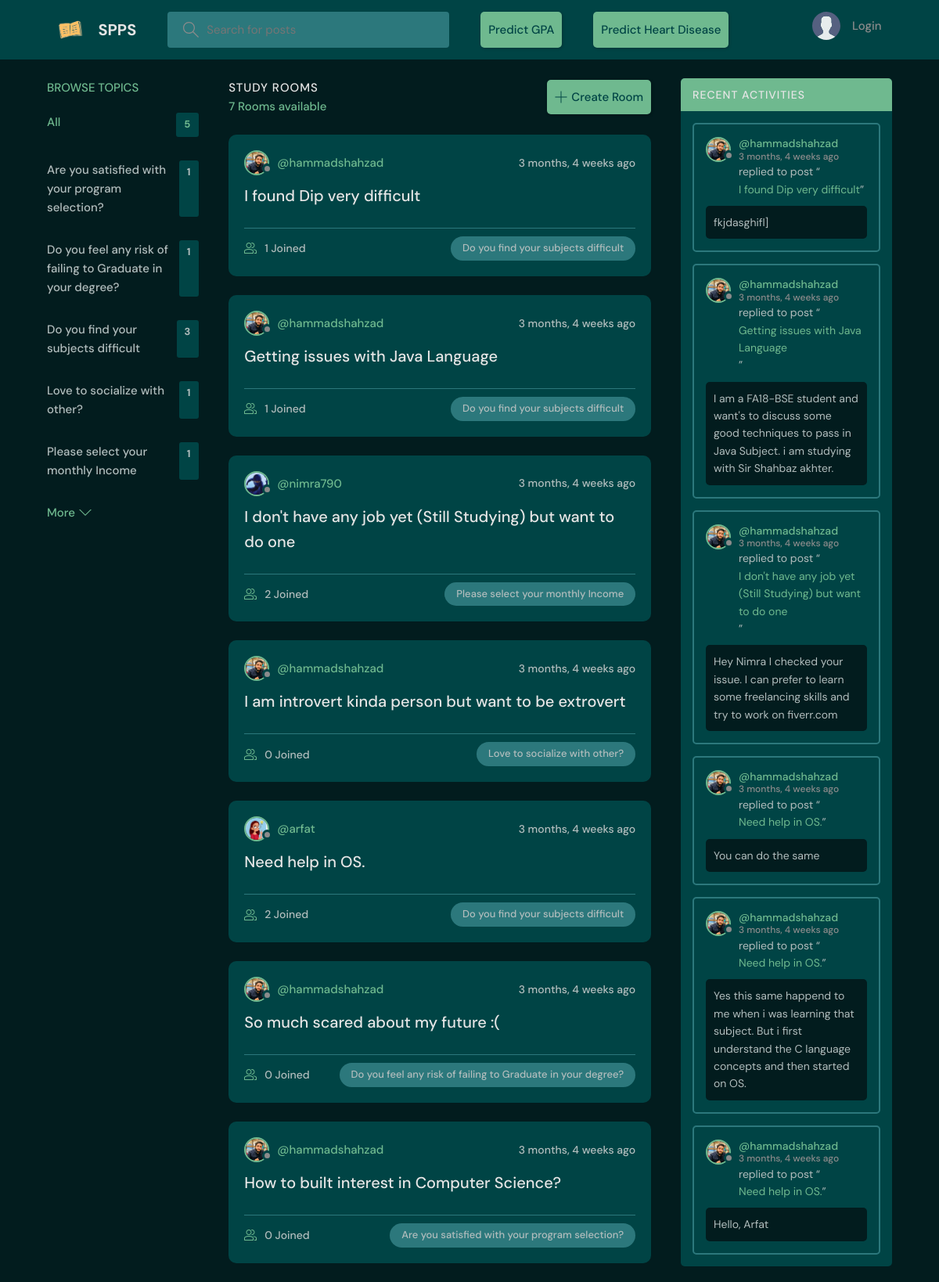
The page / on the database its author committed.
### base/models.py (models this page shows, shortened)
class Topic(models.Model):
    name = models.CharField(max_length=200)

class Room(models.Model):
    host = models.ForeignKey(User, related_name='rooms', on_delete=models.SET_NULL, null=True)
    topic = models.ForeignKey(Topic, related_name='rooms', on_delete=models.SET_NULL, null=True)
    name = models.CharField(max_length=200)
    description = models.TextField(blank=True , null=True)
    participants = models.ManyToManyField(User, related_name="participants")
    updatedAt = models.DateTimeField(auto_now=True)
    createdAt = models.DateTimeField(auto_now_add=True)
    class Meta:
        ordering =['-updatedAt', '-createdAt']
    def __str__(self):
        return self.name

class User(AbstractUser):
    name = models.CharField(max_length=200, null=True)
    email = models.EmailField(max_length=200, unique=True)
    bio = models.TextField(max_length=255, null=True)
    avatar = models.ImageField(null = True, default='avatar.svg')
    USERNAME_FIELD = 'email'
    REQUIRED_FIELDS = []

class Message(models.Model):
    user = models.ForeignKey(User, related_name='messages', on_delete=models.CASCADE)
    room = models.ForeignKey('Room', related_name='messages', on_delete=models.CASCADE)
    body = models.TextField()
    updatedAt = models.DateTimeField(auto_now=True)
    createdAt = models.DateTimeField(auto_now_add=True)
    class Meta:
        ordering =['-updatedAt', '-createdAt']

### base/views.py (the view)
# urls.py: path('', views.home, name='home'),
def home(request):
    q= request.GET.get('q') if request.GET.get('q') != None else ''
    topics = Topic.objects.all()
    rooms = Room.objects.filter(Q(topic__name__icontains=q) | Q(name__icontains=q) | Q(description__icontains=q))
    count = rooms.count()
    room_messages = Message.objects.filter(Q(room__topic__name__icontains=q))
    context = {'rooms':rooms, 'topics':topics, 'room_count':count, 'room_messages':room_messages}
    return render(request, 'base/home.html', context)

### base/templates/base/home.html (shortened to what this page needs)
{% extends 'base.html' %} {% block content %}
<main class="layout layout--3">
  <div class="container">
    {% include 'base/component/browse_topic.html' %}
    <div class="roomList">
      <div class="roomList__header">
        <div>
          <h2>Study Rooms</h2>
          <p>{{room_count}} Rooms available</p>
        </div>
        <a class="btn btn--main" href="{% url 'create-room' %}">
          <svg
            version="1.1"
            xmlns="http://www.w3.org/2000/svg"
            width="32"
            height="32"
            viewBox="0 0 32 32"
          >
            <title>add</title>
            <path
              d="M16.943 0.943h-1.885v14.115h-14.115v1.885h14.115v14.115h1.885v-14.115h14.115v-1.885h-14.115v-14.115z"
            ></path>
          </svg>
          Create Room
        </a>
      </div>
      {% include 'base/component/feed_component.html' %}
    </div>
    {% include 'base/component/recent_activity.html' %}
  </div>
</main>
{% endblock %}

### base/templates/base/component/browse_topic.html (shortened to what this page needs)
<div class="topics">
  <div class="topics__header">
    <h2>Browse Topics</h2>
  </div>
  <ul class="topics__list">
    <li>
      <a href="{% url 'home' %}" class="active"
        >All <span>{{topics.count}}</span></a
      >
    </li>
    {% for topic in topics %}
    <li>
      <a href="{% url 'home' %}?q={{topic.name}}"
        >{{topic.name}}<span>{{topic.rooms.all.count}}</span></a
      >
    </li>
    {% endfor %}
  </ul>
  <a class="btn btn--link" href="">
    More
    <svg
      version="1.1"
      xmlns="http://www.w3.org/2000/svg"
      width="32"
      height="32"
      viewBox="0 0 32 32"
    >
      <title>chevron-down</title>
      <path d="M16 21l-13-13h-3l16 16 16-16h-3l-13 13z"></path>
    </svg>
  </a>
</div>

### base/templates/base/component/feed_component.html (shortened to what this page needs)
{% for room in rooms %}
<div class="roomListRoom">
  <div class="roomListRoom__header">
    <a href="{% url 'profile' room.host.id %}" class="roomListRoom__author">
      <div class="avatar avatar--small">
        <img src="{{room.host.avatar.url}}" />
      </div>
      <span>@{{room.host.username}}</span>
    </a>
    <div class="roomListRoom__actions">
      <span>{{room.createdAt|timesince}} ago</span>
    </div>
  </div>
  <div class="roomListRoom__content">
    <a href="{% url 'room' room.id %}">{{room.name}}</a>
  </div>
  <div class="roomListRoom__meta">
    <a href="{% url 'room' room.id %}" class="roomListRoom__joined">
      {{room.participants.all.count}} Joined
    </a>
    <p class="roomListRoom__topic">{{room.topic.name}}</p>
  </div>
</div>
{% endfor %}

### base/templates/base/component/recent_activity.html (shortened to what this page needs)
<div class="activities">
  <div class="activities__header">
    <h2>Recent Activities</h2>
  </div>
  {% for message in room_messages %}
  <div class="activities__box">
    <div class="activities__boxHeader roomListRoom__header">
      <a
        href="{% url 'profile' message.user.id %}"
        class="roomListRoom__author"
      >
        <div class="avatar avatar--small">
          <img src="{{message.user.avatar.url}}" alt="no image" />
        </div>
        <p>
          @{{message.user.username}}
          <span>{{message.createdAt|timesince}} ago</span>
        </p>
      </a>
    </div>
    <div class="activities__boxContent">
      <p>
        replied to post “<a href="{% url 'room' message.room.id %}"
          >{{message.room}}</a
        >”
      </p>
      <div class="activities__boxRoomContent">{{message.body}}</div>
    </div>
  </div>
  {% endfor %}
</div>

### rows shown on the page
Topic: name "Are you satisfied with your program selection?", rooms.all.count "1"
Topic: name "Do you feel any risk of failing to Graduate in your degree?", rooms.all.count "1"
Topic: name "Do you find your subjects difficult", rooms.all.count "3"
Topic: name "Love to socialize with other?", rooms.all.count "1"
Topic: name "Please select your monthly Income", rooms.all.count "1"
Room: host.avatar (picture), host.username "hammadshahzad", createdAt "3 months, 4 weeks", name "I found Dip very difficult", participants.all.count "1", topic.name "Do you find your subjects difficult"
Room: host.avatar (picture), host.username "hammadshahzad", createdAt "3 months, 4 weeks", name "Getting issues with Java Language", participants.all.count "1", topic.name "Do you find your subjects difficult"
Room: host.avatar (picture), host.username "nimra790", createdAt "3 months, 4 weeks", name "I don't have any job yet (Still Studying) but want to do one", participants.all.count "2", topic.name "Please select your monthly Income"
Room: host.avatar (picture), host.username "hammadshahzad", createdAt "3 months, 4 weeks", name "I am introvert kinda person but want to be extrovert", participants.all.count "0", topic.name "Love to socialize with other?"
Room: host.avatar (picture), host.username "arfat", createdAt "3 months, 4 weeks", name "Need help in OS.", participants.all.count "2", topic.name "Do you find your subjects difficult"
Room: host.avatar (picture), host.username "hammadshahzad", createdAt "3 months, 4 weeks", name "So much scared about my future :(", participants.all.count "0", topic.name "Do you feel any risk of failing to Graduate in your degree?"
Room: host.avatar (picture), host.username "hammadshahzad", createdAt "3 months, 4 weeks", name "How to built interest in Computer Science?", participants.all.count "0", topic.name "Are you satisfied with your program selection?"
Message: user.avatar (picture), user.username "hammadshahzad", createdAt "3 months, 4 weeks", room "I found Dip very difficult", body "fkjdasghifl]"
Message: user.avatar (picture), user.username "hammadshahzad", createdAt "3 months, 4 weeks", room "Getting issues with Java Language", body "I am a FA18-BSE student and want's to discuss some good techniques to pass in Java Subject. i am studying with Sir Shahbaz akhter."
Message: user.avatar (picture), user.username "hammadshahzad", createdAt "3 months, 4 weeks", room "I don't have any job yet (Still Studying) but want to do one", body "Hey Nimra I checked your issue. I can prefer to learn some freelancing skills and try to work on fiverr.com"
Message: user.avatar (picture), user.username "hammadshahzad", createdAt "3 months, 4 weeks", room "Need help in OS.", body "You can do the same"
Message: user.avatar (picture), user.username "hammadshahzad", createdAt "3 months, 4 weeks", room "Need help in OS.", body "Yes this same happend to me when i was learning that subject. But i first understand the C language concepts and then started on OS."
Message: user.avatar (picture), user.username "hammadshahzad", createdAt "3 months, 4 weeks", room "Need help in OS.", body "Hello, Arfat"

### other values the page prints
{{ topics.count }} "5"
{{ room_count }} "7"
